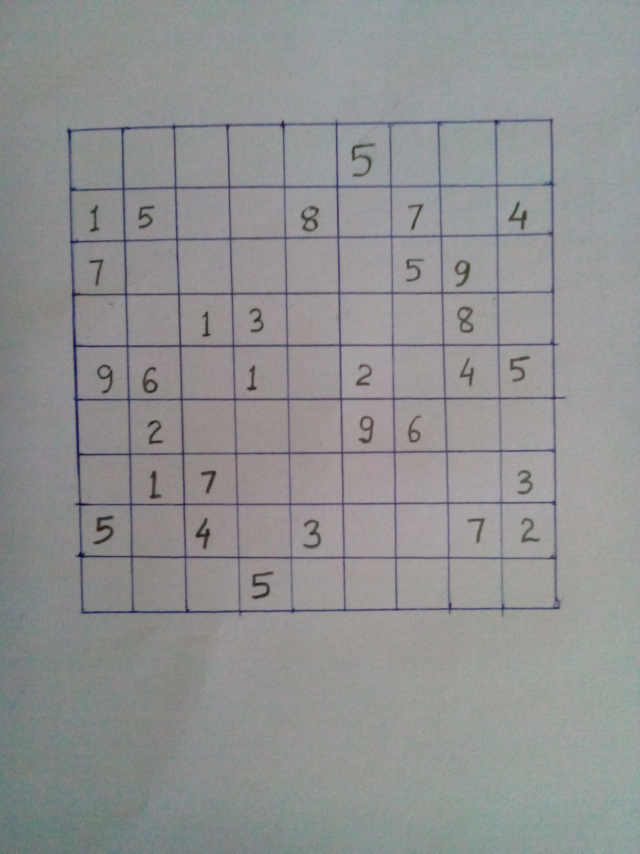
%> input picture sudokuexample.jpg, 1920 x 2560 px (shown at 1/3 size)
$ octave FilterAndOCR.m   (GNU Octave 9; MATLAB toolbox functions it lacks are replaced by stand-ins)
%> lines starting %> are read from the running program, lines starting %| are printed output that depends on the picture; in (x1, y1, x2, y2) boxes, pixels count from 0 and x2, y2 are one past the last pixel; in counts of white or black regions, pixels touching at a corner belong together; the program's own positions count from 1
### SettingUpAGrid.m
[row column]=size(out);
r_round=round((row)/9);
c_round=round((column)/9);
u=1;
for i=0:8
    for j=0:8
        xinit= i*c_round+20;    %xcoordinate is constant
        yinit= j*r_round+35;
        roi(u,1:4)=[xinit yinit 125 125];
        u=u+1;
    end
end

### FilterAndOCR.m
%first finding sudoku grid and cropping it. but need to filter image to show clear grid

image = imread('sudokuexample.jpg');                                %read imagefile
adjustedimage=imadjust(image,[0.4 0.7],[0.0 1.0]);          %adjusting contrast as per histogram analysis
grayimage=rgb2gray(adjustedimage);                          %convert to gray image
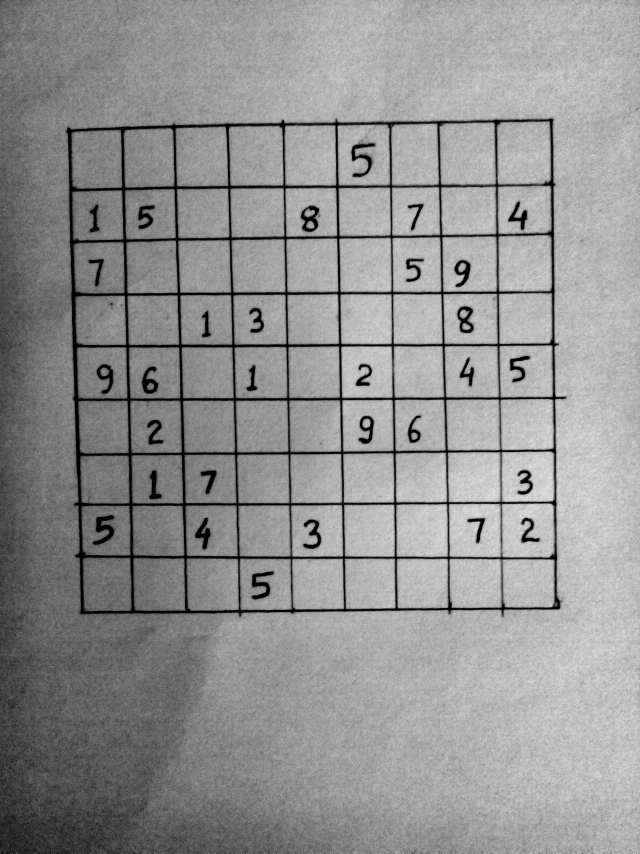
%> grayimage: size 2560x1920 uint8 (shown at 1/3 size); min 0, max 247, mean 146.1
removeborder=imclearborder(grayimage);                      %remove elements beyond border
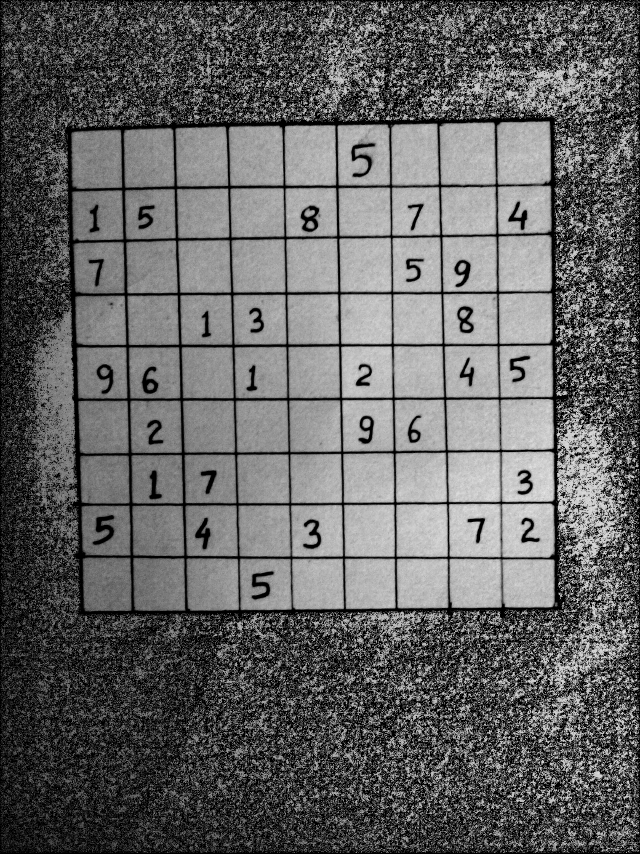
%> removeborder: size 2560x1920 uint8 (shown at 1/3 size); min 0, max 247, mean 99.9
binarymask=removeborder>50;                                 %convert gray image to a binary mask
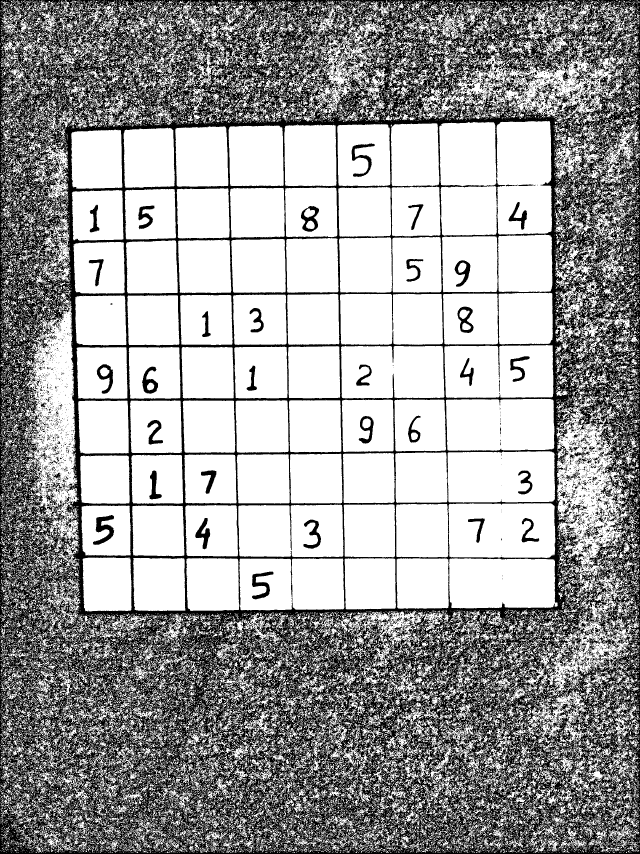
%> binarymask: size 2560x1920 logical (shown at 1/3 size); 62.7% white; 10726 black regions (10006 under 20 px), largest, box (x1, y1, x2, y2) and area: (0, 0, 1920, 2560) 1697798, (279, 1545, 343, 1635) 2545, (756, 1715, 821, 1798) 2076
binarymask2=imopen(binarymask,strel('disk',5));             %remove noises using morpholgical functions
%> binarymask2: size 2560x1920 logical; 39.7% white; 274 white regions, largest, box (x1, y1, x2, y2) and area: (1490, 364, 1656, 703) 52017, (1338, 1197, 1663, 1352) 48873, (1346, 1510, 1666, 1674) 48798
connComp=bwconncomp(binarymask2);                           %find connected components in image
%> connComp = 274 connected components
stats=regionprops(connComp,'Area');                         %store property 'Area' of connect components in stats variable
%> stats = 274 regions; largest, Area: 52017, 48873, 48798, 46865, 46100
mask=binarymask2;                                           %make a mask of binarymask2
mask(vertcat(connComp.PixelIdxList{[stats.Area]<3000}))=0;  %remove all connected components pixels whose area < 3000 pixels in stats
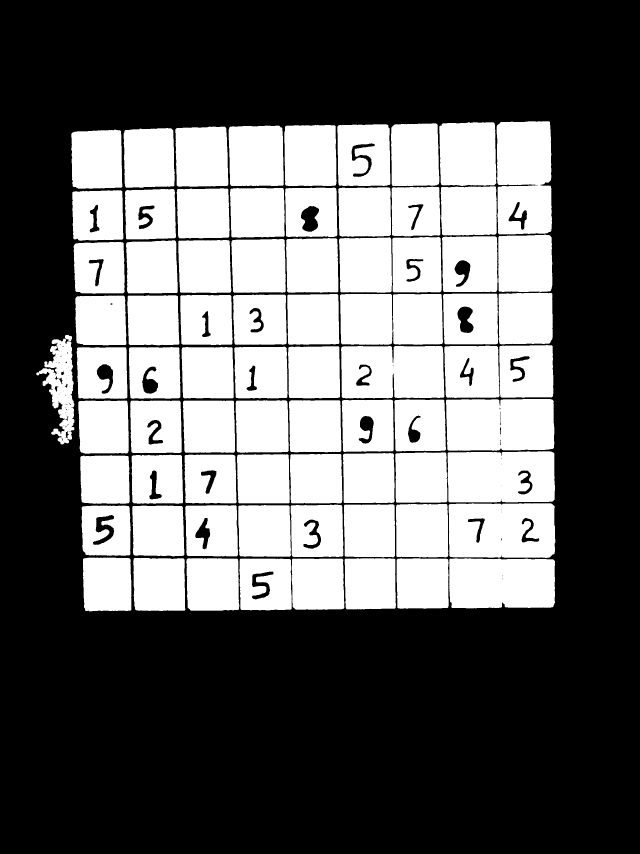
%> mask: size 2560x1920 logical (shown at 1/3 size); 38.9% white; 76 white regions, largest, box (x1, y1, x2, y2) and area: (1490, 364, 1656, 703) 52017, (1338, 1197, 1663, 1352) 48873, (1346, 1510, 1666, 1674) 48798
[x y]=find(mask);                                           %find all pixels x and y coordinate whose pixel value is 1
%> x = 1913261 values from 365 to 1834; y = 1913261 values from 110 to 1666

%find rectangle of sudoku box to be cropped. so we find (xmin,ymin)

xmin=min(x);                                                %find least x coordinate
%> xmin = 365
xmax=max(x);                                                %find max x coordinate
%> xmax = 1834
ymin=min(y);                                                %find least y coordinate
%> ymin = 110
ymax=max(y);                                                %find max y coordinate
%> ymax = 1666
crop=imcrop(grayimage,[ymin xmin ymax-ymin xmax-xmin]);     %crop using xmin ymin and length and width of crop area
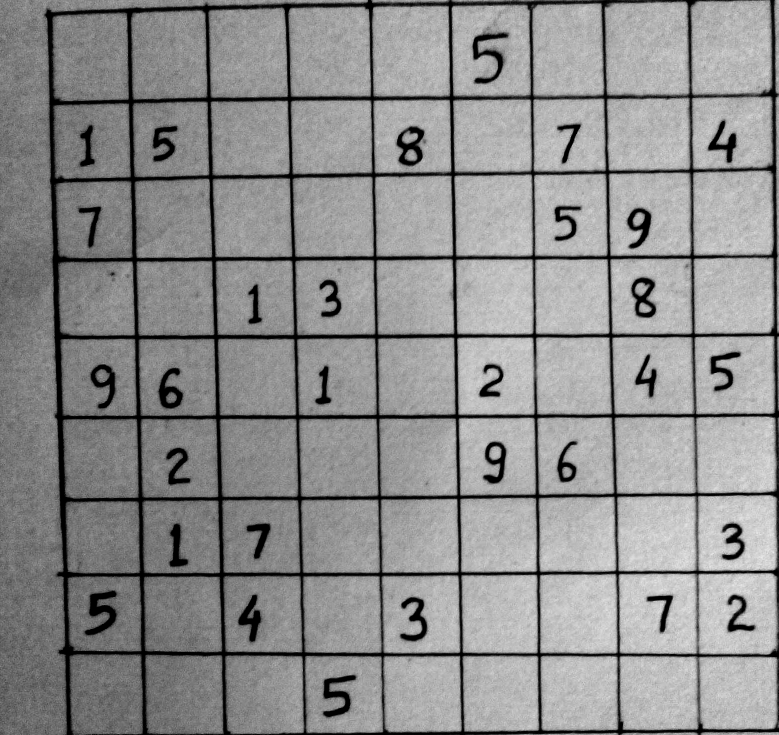
%> crop: size 1470x1557 uint8 (shown at 1/2 size); min 0, max 247, mean 141.9
finalbinary=crop>90;                                        %convert cropped image to binary with required threshold
%> finalbinary: size 1470x1557 logical; 88.2% white; 1869 black regions (1804 under 20 px), largest, box (x1, y1, x2, y2) and area: (88, 0, 1557, 1470) 210962, (167, 1180, 239, 1275) 3394, (945, 65, 1017, 167) 2467
finalbinary=~finalbinary;                                   %negate the image
finalbinary=imopen(finalbinary,strel('square',3));   %disintegrates grid lines of image captured so area becomes either less or very high.
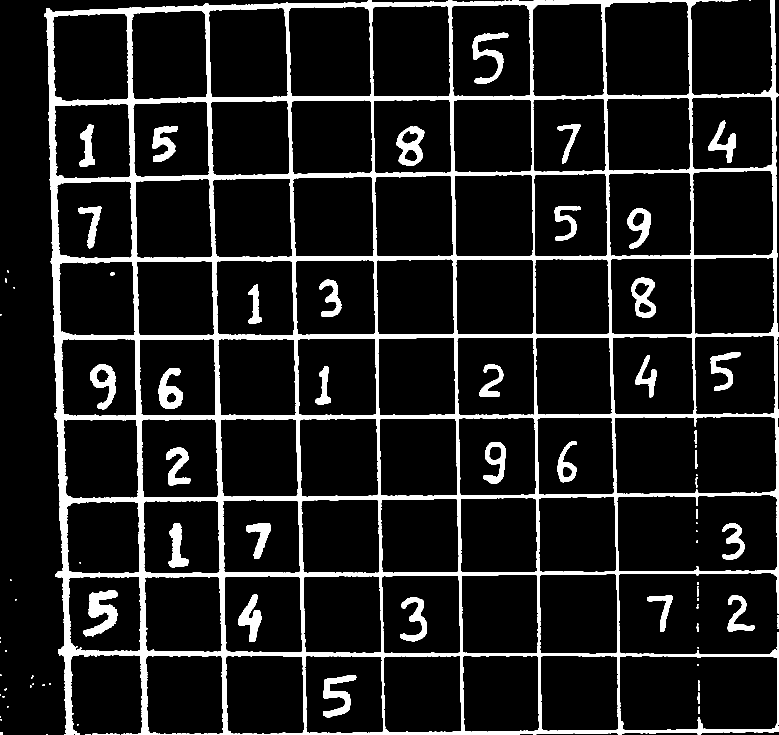
%> finalbinary: size 1470x1557 logical (shown at 1/2 size); 11.3% white; 92 white regions (45 under 20 px), largest, box (x1, y1, x2, y2) and area: (88, 0, 1557, 1470) 205769, (167, 1180, 236, 1273) 3257, (945, 65, 1017, 167) 2451

%final process on finalbinary before applyin ocr
connComp2=bwconncomp(finalbinary);                          %find connected objects and filter out which are not in area range
%> connComp2 = 92 connected components
stats2=regionprops(connComp2,'Area');
%> stats2 = 92 regions; largest, Area: 205769, 3257, 2451, 2414, 2261
finalbinarymask=finalbinary;
finalbinarymask(vertcat(connComp2.PixelIdxList{[stats2.Area]<825 | [stats2.Area]>2500}))=0;
%> finalbinarymask: size 1470x1557 logical; 2.1% white; 29 white regions, largest, box (x1, y1, x2, y2) and area: (945, 65, 1017, 167) 2451, (646, 1350, 713, 1435) 2414, (793, 253, 849, 332) 2261
out=imerode(finalbinarymask,strel('disk',3));               %filter out remaining bug pixels
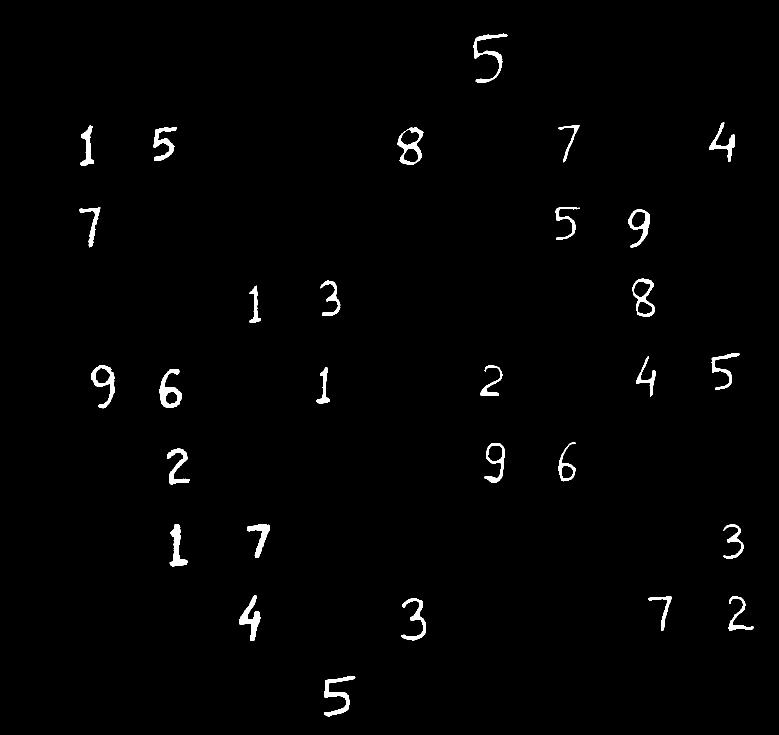
%> out: size 1470x1557 logical (shown at 1/2 size); 1.3% white; 29 white regions, largest, box (x1, y1, x2, y2) and area: (648, 1352, 711, 1433) 1530, (318, 738, 364, 816) 1479, (478, 1191, 521, 1282) 1430
figure, imshow(out); %final output image

SettingUpAGrid;
%> (the run ends here)
